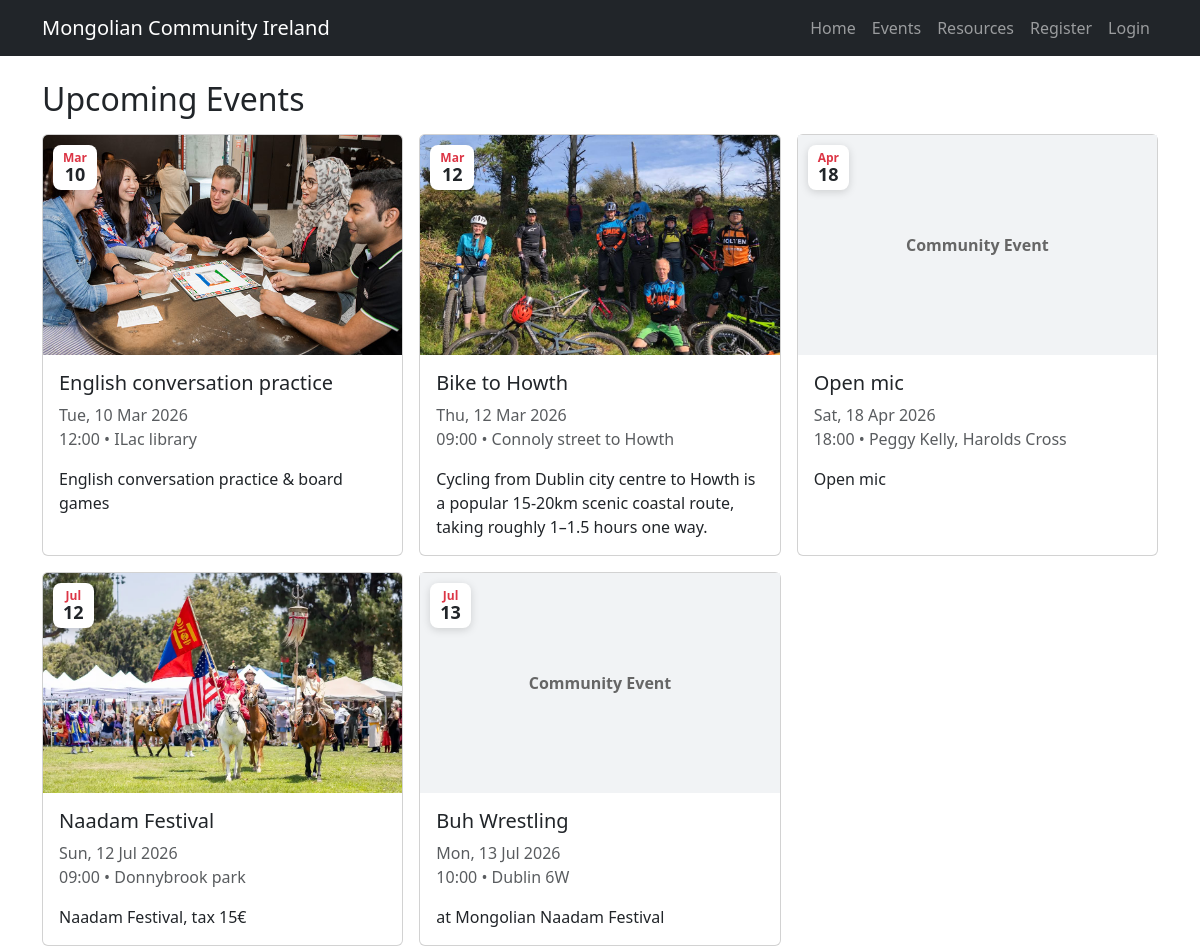
/events/, run on an earlier commit of the app's database.
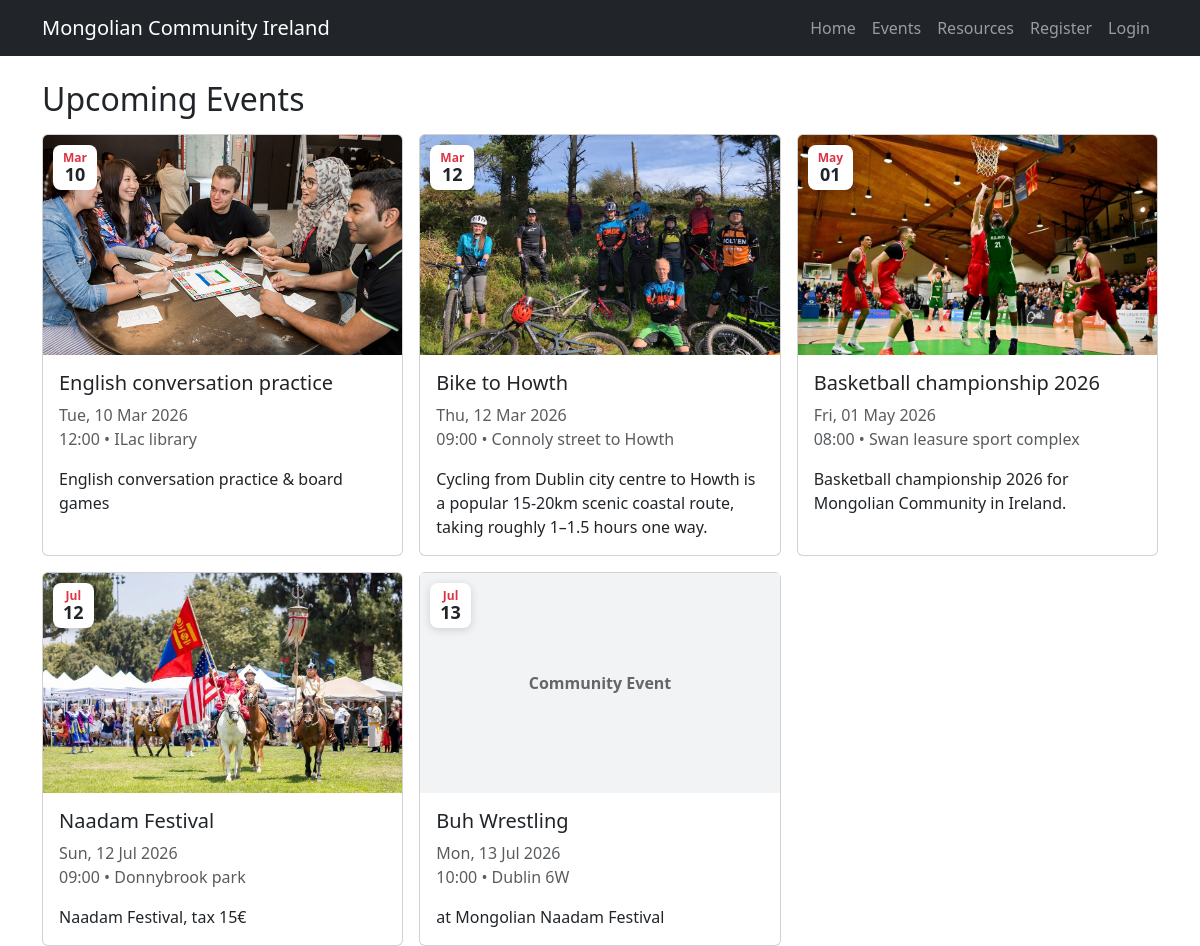
And on a later commit of the database.
### portal/models.py (models this page shows, shortened)
class Event(models.Model):
    title = models.CharField(max_length=120, validators=[MinLengthValidator(5)])
    description = models.TextField(blank=True, max_length=2000)
    start_datetime = models.DateTimeField()
    location = models.CharField(max_length=120)
    image = models.ImageField(upload_to="events/", blank=True, null=True)
    is_published = models.BooleanField(default=True)
    created_at = models.DateTimeField(auto_now_add=True)

### portal/views.py (the view)
# urls.py: path("events/", views.events_list, name="events_list"),
def events_list(request):
    events = (
        Event.objects
        .filter(is_published=True, start_datetime__gte=timezone.now())
        .order_by("start_datetime")
    )
    return render(request, "portal/events_list.html", {"events": events})

### portal/templates/portal/events_list.html (shortened to what this page needs)
{% extends "portal/base.html" %}
{% block content %}
<h2 class="mb-3">Upcoming Events</h2>
{% if events %}
  <div class="row g-3">
    {% for event in events %}
      <div class="col-md-4">
          <a href="{% url 'event_detail' event.id %}" class="event-link">
          <div class="card h-100 event-card">
              <div class="event-image-wrapper">
                  {% if event.image %}
                    <img src="{{ event.image.url }}" class="card-img-top event-card-image" alt="{{ event.title }}">
                  {% else %}
                    <div class="event-placeholder">
                        Community Event
                    </div>
                  {% endif %}
                  <div class="event-date-badge">
                      <span class="event-month">
                          {{ event.start_datetime|date:"M" }}
                      </span>
                      <span class="event-day">
                          {{ event.start_datetime|date:"d" }}
                      </span>
                  </div>
              </div>
              <div class="card-body">
                  <h5 class="card-title">{{ event.title }}</h5>
                  <p class="card-text text-muted">
                      {{ event.start_datetime|date:"D, d M Y" }}<br>
                      {{ event.start_datetime|time:"H:i" }} • {{ event.location }}
                  </p>
                  {% if event.description %}
                  <p class="card-text">
                      {{ event.description|truncatechars:120 }}
                  </p>
                  {% endif %}
              </div>
          </div>
          </a>
      </div>
    {% endfor %}
  </div>
{% else %}
  <div class="alert alert-info">No events yet. Check back soon!</div>
{% endif %}
{% endblock %}

### portal/templates/portal/base.html (shortened to what this page needs)
{% load static %}
<!DOCTYPE html>
<html>
<head>
    <link href="https://cdn.jsdelivr.net/npm/bootstrap@5.3.3/dist/css/bootstrap.min.css" rel="stylesheet">
    <link rel="stylesheet" href="{% static 'portal/styles.css' %}">
</head>
<body>
<nav class="navbar navbar-dark bg-dark navbar-expand-lg">
  <div class="container">
    <a class="navbar-brand" href="/">Mongolian Community Ireland</a>
    <div class="navbar-nav">
      <a class="nav-link" href="/">Home</a>
      <a class="nav-link" href="/events/">Events</a>
      <a class="nav-link" href="/resources/">Resources</a>
      {% if user.is_authenticated %}
        <a class="nav-link" href="/suggest-event/">Suggest Event</a>
        <a class="nav-link" href="/my-suggestions/">My Suggestions</a>
        <a class="nav-link" href="/user-section/">User Section</a>
        <a class="nav-link" href="/accounts/logout/">Logout</a>
      {% else %}
        <a class="nav-link" href="/register/">Register</a>
        <a class="nav-link" href="/accounts/login/">Login</a>
      {% endif %}
    </div>
  </div>
</nav>
<div class="container mt-4">
    {% block content %}
    {% endblock %}
</div>
</body>
</html>

### portal/static/portal/styles.css (style rules this page uses)
.card { transition: transform 0.2s ease, box-shadow 0.2s ease; }
.card-img-top { max-height: 450px; object-fit: contain; background: #f5f5f5; }
.event-link { text-decoration: none; color: inherit; }
.event-card { transition: transform 0.2s ease, box-shadow 0.2s ease; }
.event-image-wrapper { position: relative; }
.event-card-image { height: 220px; object-fit: cover; }
.event-date-badge { position: absolute; top: 10px; left: 10px; background: white; border-radius: 8px; padding: 6px 10px; text-align: center; line-height: 1.1; box-shadow: 0 2px 8px rgba(0,0,0,0.15); }
.event-month { display: block; font-size: 12px; font-weight: 600; color: #dc3545; }
.event-day { display: block; font-size: 18px; font-weight: bold; }
.event-placeholder { height: 220px; background: #f1f3f5; display: flex; align-items: center; justify-content: center; font-weight: 600; color: #666; }

What changed in the data, as far as the page shows it:
no longer on this page (row edited): Event: shows "Community Event", start_datetime "Apr", start_datetime "18", title "Open mic", start_datetime "Sat, 18 Apr 2026", start_datetime "18:00", location "Peggy Kelly, Harolds Cross", description "Open mic"
added Event: image (picture), start_datetime "May", start_datetime "01", title "Basketball championship 2026", start_datetime "Fri, 01 May 2026", start_datetime "08:00", location "Swan leasure sport complex", description "Basketball championship 2026 for Mongolian Community in Ireland."
